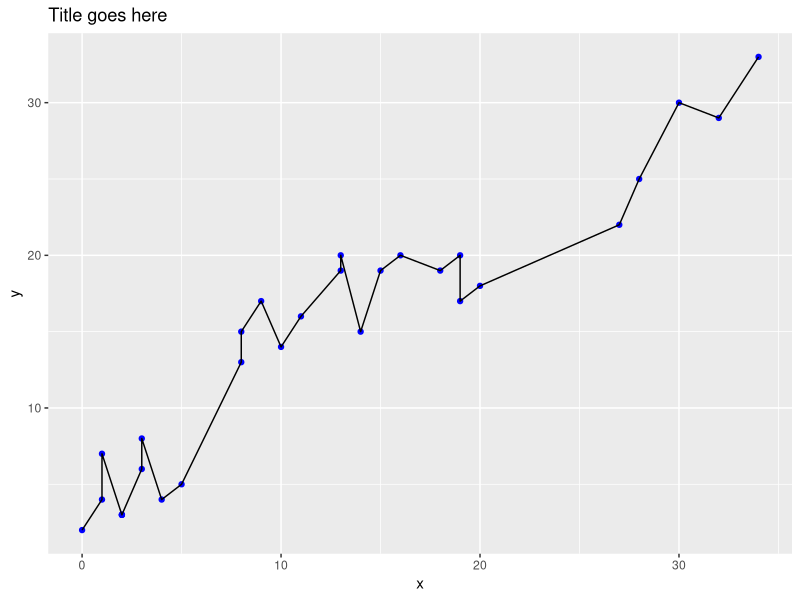
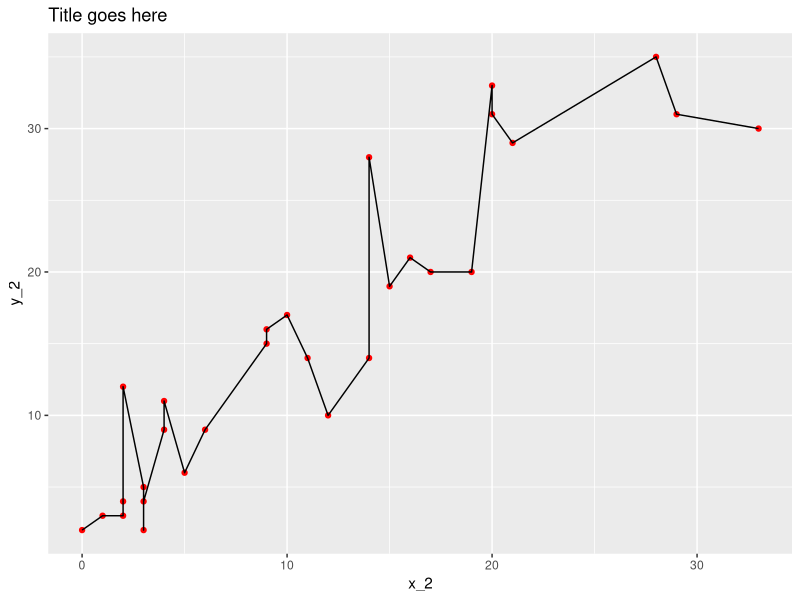
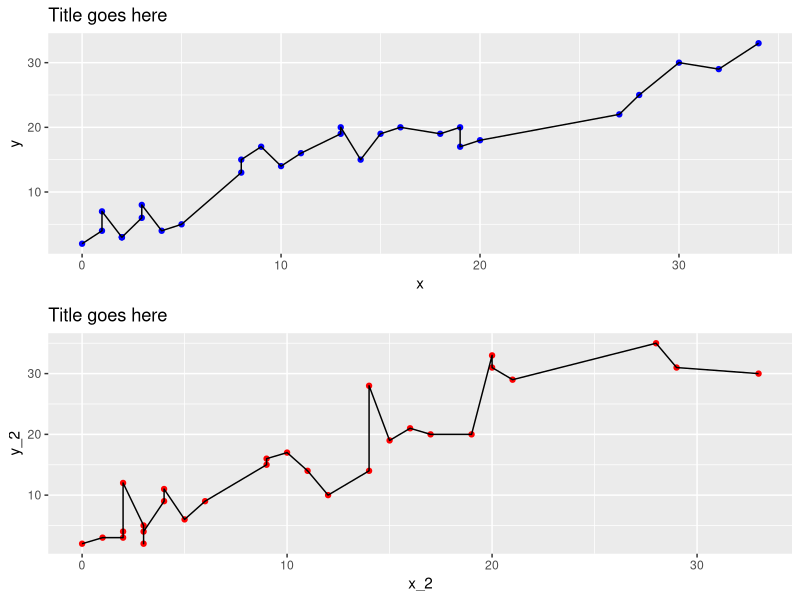
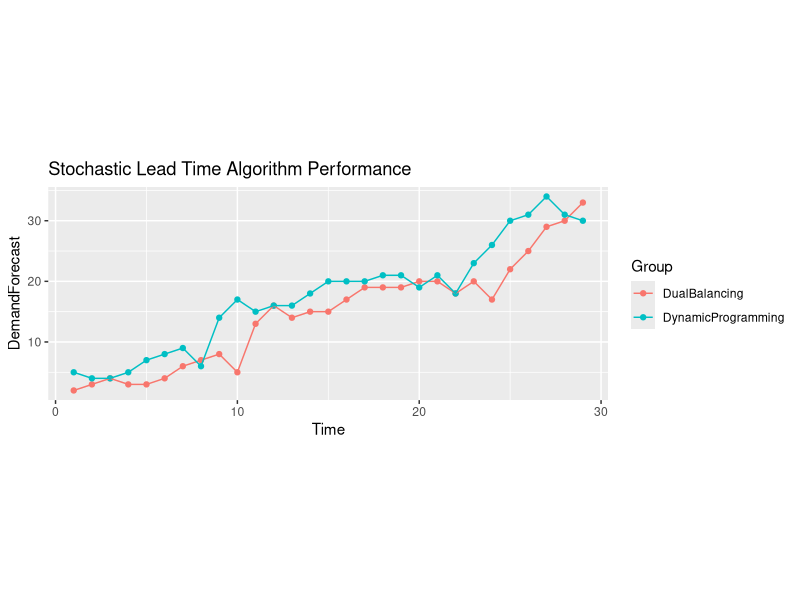

The R source for these figures, in order:
library(ggplot2)
multiplot <- function(..., plotlist=NULL, file, cols=1, layout=NULL) {
  require(grid)
  # Make a list from the ... arguments and plotlist
  plots <- c(list(...), plotlist)
  numPlots = length(plots)
  # If layout is NULL, then use 'cols' to determine layout
  if (is.null(layout)) {
    # Make the panel
    # ncol: Number of columns of plots
    # nrow: Number of rows needed, calculated from # of cols
    layout <- matrix(seq(1, cols * ceiling(numPlots/cols)),
                    ncol = cols, nrow = ceiling(numPlots/cols))
  }
 if (numPlots==1) {
    print(plots[[1]])
  } else {
    # Set up the page
    grid.newpage()
    pushViewport(viewport(layout = grid.layout(nrow(layout), ncol(layout))))
    # Make each plot, in the correct location
    for (i in 1:numPlots) {
      # Get the i,j matrix positions of the regions that contain this subplot
      matchidx <- as.data.frame(which(layout == i, arr.ind = TRUE))
      print(plots[[i]], vp = viewport(layout.pos.row = matchidx$row, layout.pos.col = matchidx$col))
    }
  }
}

x_2 <- c(0,2,1,3,2,3,3,5,4,2,4,6,9,12,11,9,15,10,14,16,19,17,14,21,20,20,28,29,33)
x <- c(x_2[3:29],c(31,35))-1
y <- c(2,3,4,3,3,4,6,7,8,5,13,16,14,15,15,17,19,19,19,20,20,18,20,17,22,25,29,30,33)
y_2 <- c(x[3:29],c(30,29))+1
dat <- as.data.frame(cbind(x,x_2,y,y_2))
p1 <- ggplot(dat, aes(x = x, y = y))
p2 <- p1 + geom_point(color = "blue") + geom_line() + ggtitle("Title goes here")
p3 <- ggplot(dat, aes(x = x_2, y = y_2))
p4 <- p3 + geom_point(color = "red") + geom_line() + ggtitle("Title goes here")
p2
p4
multiplot(p2,p4)

library(ggplot2)
y <- c(2,3,4,3,3,4,6,7,8,5,13,16,14,15,15,17,19,19,19,20,20,18,20,17,22,25,29,30,33)
y_2 <- c(y[3:29],c(30,29))+1
x <- 1:29
x_2 <- 1:29
dat <- data.frame(Time = x, DemandForecast = y, Group = rep("DualBalancing", 29))
dat_2 <- data.frame(Time = x_2, DemandForecast = y_2, Group = rep("DynamicProgramming", 29))
dat <- rbind(dat,dat_2)

ggplot(dat, aes(x=Time, y=DemandForecast, group=Group, colour=Group)) + geom_point() + geom_line() + ggtitle("Stochastic Lead Time Algorithm Performance") + coord_fixed(ratio=1/3)